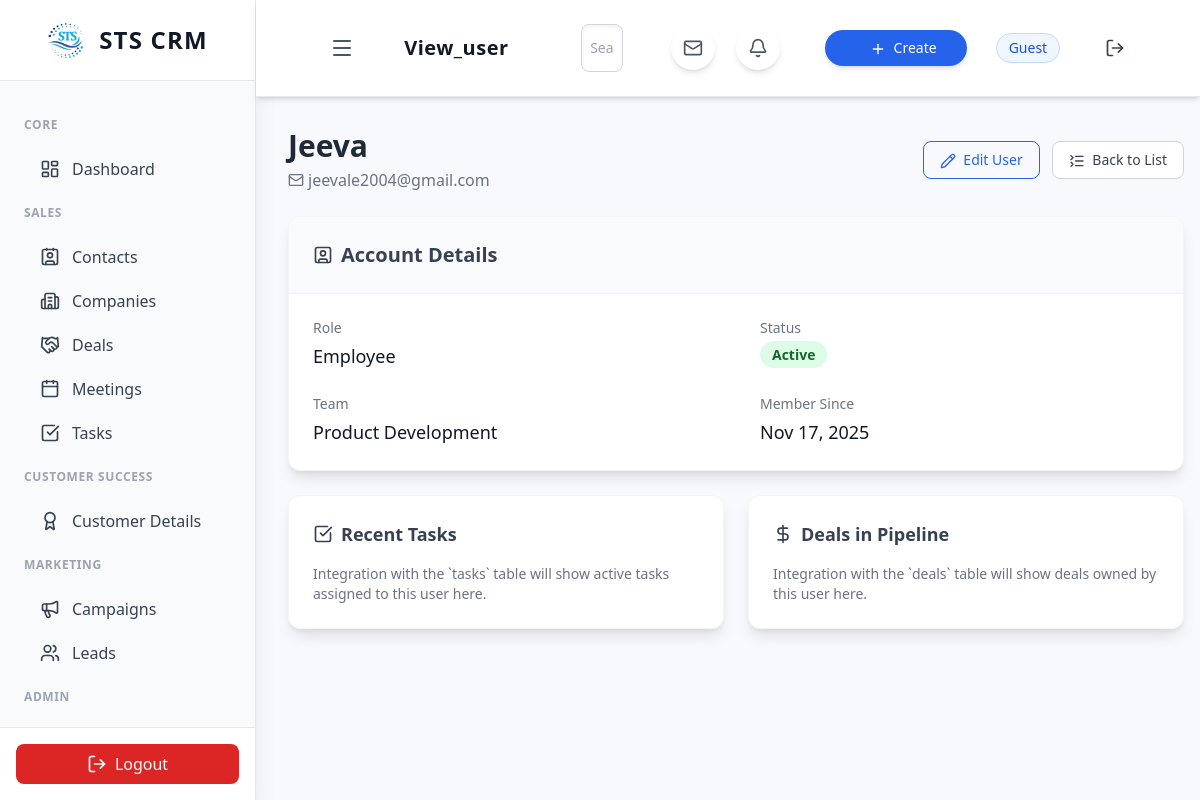
Screenshot of /view_user.php?id=2 with the database file from the repository.
### tables this page shows
CREATE TABLE `users` (
  `id` int(11) UNSIGNED NOT NULL,
  `name` varchar(255) NOT NULL,
  `email` varchar(255) NOT NULL,
  `password` varchar(255) NOT NULL COMMENT 'Stores the hashed password',
  `role` varchar(50) NOT NULL DEFAULT 'user' COMMENT 'e.g., admin, user, manager',
  `created_at` datetime DEFAULT current_timestamp(),
  `status` varchar(20) NOT NULL DEFAULT 'Active',
  `team` varchar(100) DEFAULT NULL,
  `email_provider` varchar(50) DEFAULT 'None',
  `email_signature` text DEFAULT NULL,
  `monthly_quota` decimal(15,2) DEFAULT 0.00,
  `email_sync` int(255) DEFAULT NULL,
  `email_password` varchar(500) DEFAULT NULL
);

### view_user.php (the view, shortened to what this page needs)
<?php
include 'api/db.php';
$user_id = (int)($_GET['id'] ?? 0);
$user = null;
$sql = "SELECT id, name, email, role, status, team, created_at FROM users WHERE id = ? LIMIT 1";
$stmt = $conn->prepare($sql);
$stmt->bind_param('i', $user_id);
$stmt->execute();
$result = $stmt->get_result();
if ($result->num_rows === 1) {
    $user = $result->fetch_assoc();
} else {
    $_SESSION['error'] = "User ID #{$user_id} not found.";
    header('Location: users.php');
    exit();
}
$status_class = ($user['status'] === 'Active') ? 'bg-green-100 text-green-800' : 'bg-red-100 text-red-800';
$created_date = (new DateTime($user['created_at']))->format('M d, Y');
?>
<div class="max-w-4xl mx-auto">
    <div class="flex flex-col sm:flex-row justify-between items-start sm:items-center mb-6">
        <div>
            <h1 class="text-3xl font-bold text-gray-800"><?= htmlspecialchars($user['name']) ?></h1>
            <p class="text-gray-500 mt-1 flex items-center">
                <i data-lucide="mail" class="w-4 h-4 inline mr-1"></i>
                <?= htmlspecialchars($user['email']) ?>
            </p>
        </div>
        <div class="mt-4 sm:mt-0 flex space-x-3">
            <a href="edit_user.php?id=<?= $user['id'] ?>" class="px-4 py-2 text-sm font-medium rounded-lg
                                                 border border-blue-600 text-blue-600 hover:bg-blue-50 transition">
                <i data-lucide="pencil" class="w-4 h-4 inline mr-1"></i> Edit User
            </a>
            <a href="users.php" class="px-4 py-2 text-sm font-medium rounded-lg
                                     border border-gray-300 bg-white text-gray-700 hover:bg-gray-100 transition">
                <i data-lucide="list-collapse" class="w-4 h-4 inline mr-1"></i> Back to List
            </a>
        </div>
    </div>
    <div class="bg-white rounded-xl shadow-lg border border-gray-100 overflow-hidden mb-6">
        <div class="p-6 border-b border-gray-100 bg-gray-50">
            <h2 class="text-xl font-semibold text-gray-700 flex items-center">
                <i data-lucide="user-square" class="w-5 h-5 mr-2"></i> Account Details
            </h2>
        </div>
        <div class="p-6">
            <div class="grid grid-cols-1 md:grid-cols-2 gap-y-6 gap-x-12">
                <div>
                    <p class="text-sm font-medium text-gray-500">Role</p>
                    <p class="mt-1 text-lg font-medium text-gray-900"><?= htmlspecialchars($user['role']) ?></p>
                </div>
                <div>
                    <p class="text-sm font-medium text-gray-500">Status</p>
                    <p class="mt-1">
                        <span class="px-3 py-1 text-sm font-semibold rounded-full <?= $status_class ?>">
                            <?= htmlspecialchars($user['status']) ?>
                        </span>
                    </p>
                </div>
                <div>
                    <p class="text-sm font-medium text-gray-500">Team</p>
                    <p class="mt-1 text-lg text-gray-900"><?= htmlspecialchars($user['team'] ?? 'N/A') ?></p>
                </div>
                <div>
                    <p class="text-sm font-medium text-gray-500">Member Since</p>
                    <p class="mt-1 text-lg text-gray-900"><?= $created_date ?></p>
                </div>
            </div>
        </div>
    </div>
    <div class="grid grid-cols-1 md:grid-cols-2 gap-6">
        <div class="bg-white rounded-xl shadow-lg border border-gray-100 p-6">
            <h3 class="text-lg font-semibold text-gray-700 flex items-center mb-4">
                <i data-lucide="check-square" class="w-5 h-5 mr-2"></i> Recent Tasks
            </h3>
            <p class="text-sm text-gray-500">Integration with the `tasks` table will show active tasks assigned to this user here.</p>
        </div>
        <div class="bg-white rounded-xl shadow-lg border border-gray-100 p-6">
            <h3 class="text-lg font-semibold text-gray-700 flex items-center mb-4">
                <i data-lucide="dollar-sign" class="w-5 h-5 mr-2"></i> Deals in Pipeline
            </h3>
            <p class="text-sm text-gray-500">Integration with the `deals` table will show deals owned by this user here.</p>
        </div>
    </div>
</div>
<?php
include 'includes/layout.php';
?>

### includes/layout.php (style rules this page uses)
body { background-color: #f7f9fc; }

### rows the page displays
users: name "Jeeva", email "jeevale2004@gmail.com", role "Employee", status "Active", team "Product Development", created_at "Nov 17, 2025"

### other values shown
str_replace('.php', '', $current_page) "View_user"
$_SESSION['user_name'] "Guest"
